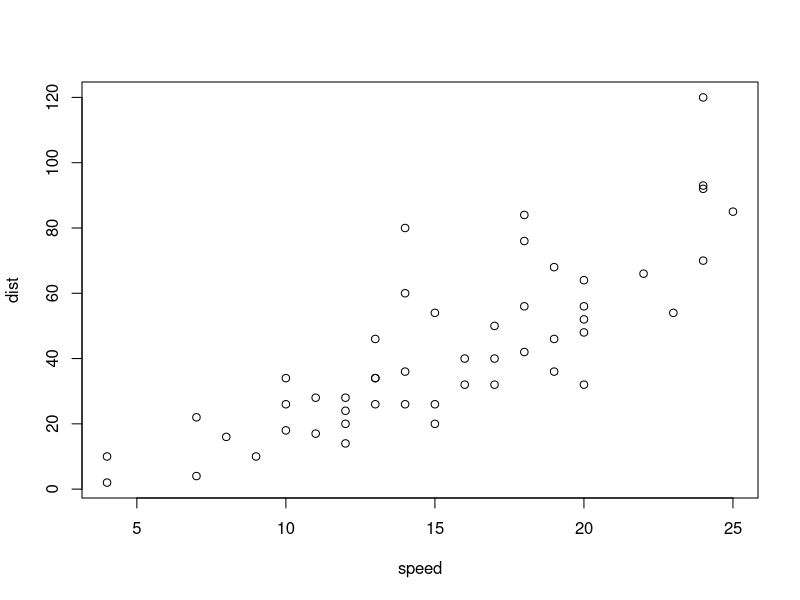
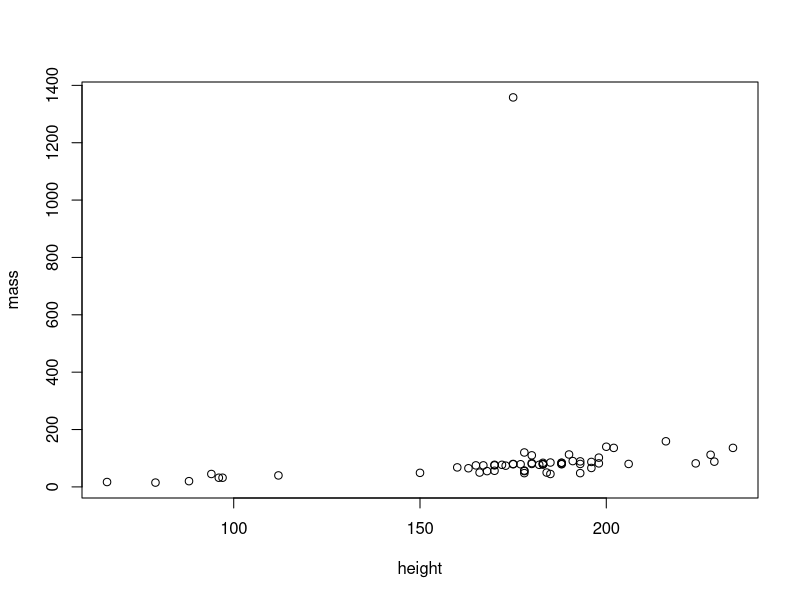
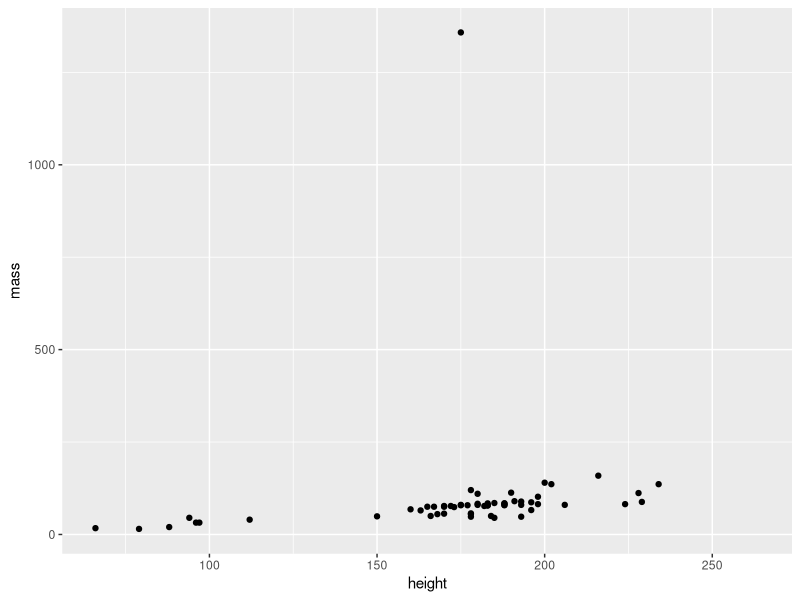

The R source for these figures, in order:
## ---- chunk 1
library(tidyverse)
## ---- chunk 2
multiplybytwo <- function(n) {
    return(2 * n)
}

plotcars <- function(df) {
  plot(df)
}

## ---- chunk 3
multiplybytwo(9)
plotcars(cars)
## ---- chunk 4
my_hm <- starwars |>  
  select(height, mass) |>  
  drop_na()

plotcars(my_hm)
## ---- chunk 5
make_key <- . %>% 
  mutate(key = name) %>%  
  mutate(key = str_to_lower(key)) %>%  
  mutate(key = str_extract(key, "\\w+$")) %>% 
  mutate(first_part = str_to_lower(str_extract(name, "^\\w{1,3}")))  %>% 
  mutate(key = str_glue("{key}_{first_part}")) %>% 
  select(-first_part)

starwars |>
  make_key() |>
  select(name, key)
## ---- chunk 6
my_key_func <- function(df) {
  df |> 
  mutate(key = name) |>  
  mutate(key = str_to_lower(key)) |>  
  mutate(key = str_extract(key, "\\w+$")) |> 
  mutate(first_part = str_to_lower(str_extract(name, "^\\w{1,3}")))  |> 
  mutate(key = str_glue("{key}_{first_part}")) |> 
  select(-first_part)
}

starwars %>% 
  my_key_func() |>
  select(name, key)
## ---- chunk 7
starwars |> 
  mutate(foo = str_to_lower(str_replace(name, "(^\\w{1,3}).*[-\\s](\\w+$)", "\\2_\\1"))) |>
  select(name, foo)
## ---- chunk 8
make_me_a_plot <- function(df) {
  df |>  
    ggplot(aes(height, mass)) +
    geom_point() 
}

make_me_a_plot(starwars)
## ---- chunk 9
multiply_by_two <- function(my_x) {
  mutate(my_x, doubled = height * 2)
}

multiply_by_two(starwars) |>
  select(height, doubled)
## ---- chunk 10
foo_two <- function(my_df, my_var, ...) {
  mutate(my_df, doubled = {{ my_var }} * 2) |>
  select({{ my_var}}, doubled)
}

foo_two(starwars, height)

foo_two(starwars, mass) 
## ---- chunk 11
starwars$height * 2

map_dbl(starwars$height, ~ .x * 2)

starwars |>
  mutate(double = map_dbl(height, ~ .x * 2)) |>
  select(height, double)
